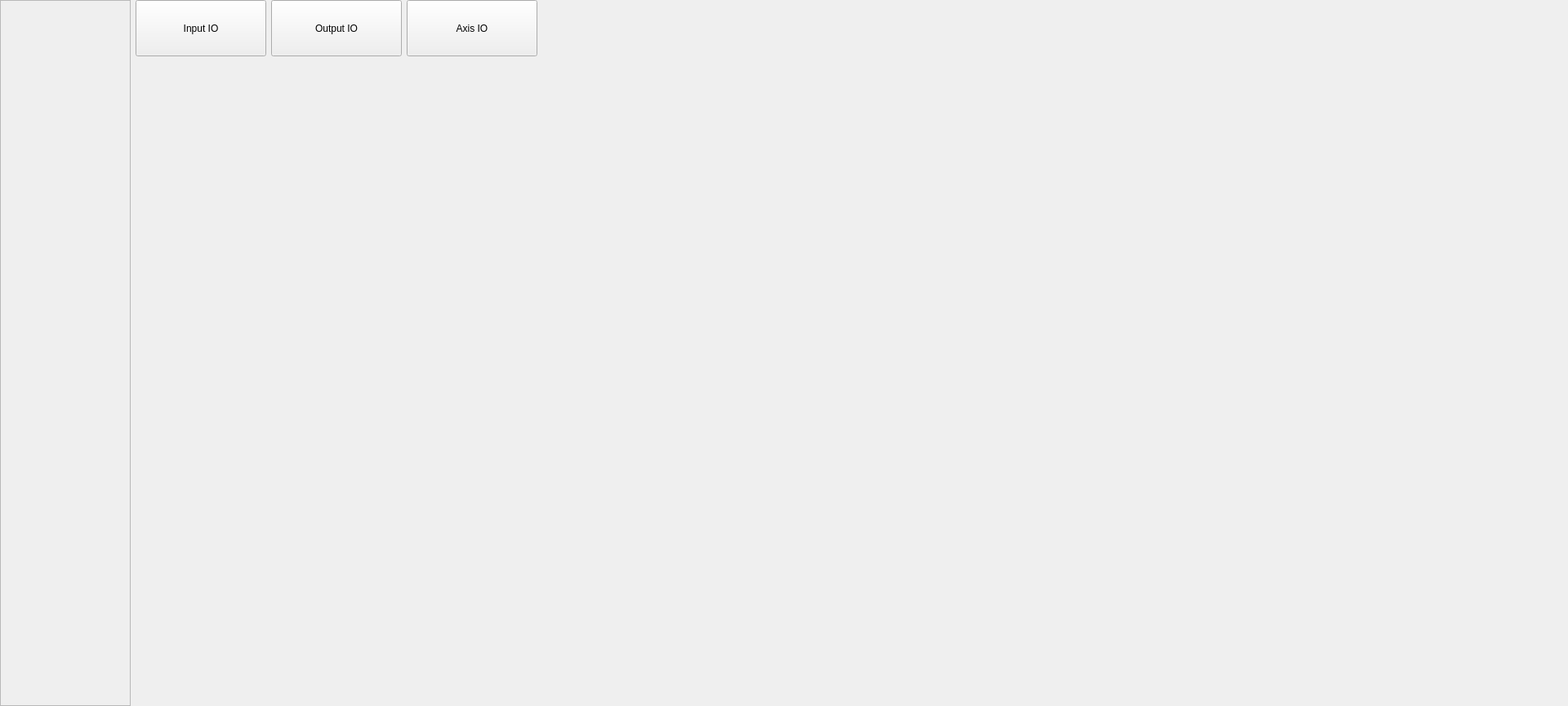
<?xml version="1.0" encoding="UTF-8"?>
<ui version="4.0">
 <class>IoSettingviewClass</class>
 <widget class="QWidget" name="IoSettingviewClass">
  <property name="geometry">
   <rect>
    <x>0</x>
    <y>0</y>
    <width>1920</width>
    <height>865</height>
   </rect>
  </property>
  <property name="minimumSize">
   <size>
    <width>0</width>
    <height>0</height>
   </size>
  </property>
  <property name="maximumSize">
   <size>
    <width>65535</width>
    <height>65535</height>
   </size>
  </property>
  <property name="windowTitle">
   <string>IoSettingview</string>
  </property>
  <layout class="QHBoxLayout" name="horizontalLayout_5">
   <property name="spacing">
    <number>6</number>
   </property>
   <property name="leftMargin">
    <number>0</number>
   </property>
   <property name="topMargin">
    <number>0</number>
   </property>
   <property name="rightMargin">
    <number>0</number>
   </property>
   <property name="bottomMargin">
    <number>0</number>
   </property>
   <item>
    <widget class="QFrame" name="frame">
     <property name="minimumSize">
      <size>
       <width>160</width>
       <height>0</height>
      </size>
     </property>
     <property name="maximumSize">
      <size>
       <width>160</width>
       <height>65535</height>
      </size>
     </property>
     <property name="frameShape">
      <enum>QFrame::Shape::StyledPanel</enum>
     </property>
     <property name="frameShadow">
      <enum>QFrame::Shadow::Raised</enum>
     </property>
     <layout class="QVBoxLayout" name="verticalLayout_2">
      <property name="spacing">
       <number>0</number>
      </property>
      <property name="leftMargin">
       <number>0</number>
      </property>
      <property name="topMargin">
       <number>0</number>
      </property>
      <property name="rightMargin">
       <number>0</number>
      </property>
      <property name="bottomMargin">
       <number>0</number>
      </property>
      <item>
       <layout class="QVBoxLayout" name="module_list_lay">
        <property name="spacing">
         <number>0</number>
        </property>
       </layout>
      </item>
     </layout>
    </widget>
   </item>
   <item>
    <layout class="QVBoxLayout" name="verticalLayout_8">
     <property name="spacing">
      <number>6</number>
     </property>
     <property name="leftMargin">
      <number>0</number>
     </property>
     <property name="topMargin">
      <number>0</number>
     </property>
     <property name="rightMargin">
      <number>0</number>
     </property>
     <property name="bottomMargin">
      <number>0</number>
     </property>
     <item>
      <layout class="QHBoxLayout" name="tab_button_layout" stretch="0,0,0,1">
       <property name="spacing">
        <number>6</number>
       </property>
       <item>
        <widget class="PsButton" name="input_io_tab_btn">
         <property name="minimumSize">
          <size>
           <width>160</width>
           <height>69</height>
          </size>
         </property>
         <property name="maximumSize">
          <size>
           <width>160</width>
           <height>69</height>
          </size>
         </property>
         <property name="text">
          <string>Input IO</string>
         </property>
        </widget>
       </item>
       <item>
        <widget class="PsButton" name="output_io_tab_btn">
         <property name="minimumSize">
          <size>
           <width>160</width>
           <height>69</height>
          </size>
         </property>
         <property name="maximumSize">
          <size>
           <width>160</width>
           <height>69</height>
          </size>
         </property>
         <property name="text">
          <string>Output IO</string>
         </property>
        </widget>
       </item>
       <item>
        <widget class="PsButton" name="axis_io_tab_btn">
         <property name="minimumSize">
          <size>
           <width>160</width>
           <height>69</height>
          </size>
         </property>
         <property name="maximumSize">
          <size>
           <width>160</width>
           <height>69</height>
          </size>
         </property>
         <property name="text">
          <string>Axis IO</string>
         </property>
        </widget>
       </item>
       <item>
        <spacer name="horizontalSpacer_tab_buttons">
         <property name="orientation">
          <enum>Qt::Orientation::Horizontal</enum>
         </property>
         <property name="sizeHint" stdset="0">
          <size>
           <width>40</width>
           <height>20</height>
          </size>
         </property>
        </spacer>
       </item>
      </layout>
     </item>
     <item>
      <widget class="QStackedWidget" name="stackedWidget">
       <property name="currentIndex">
        <number>0</number>
       </property>
       <widget class="QWidget" name="tab">
        <layout class="QVBoxLayout" name="verticalLayout">
         <property name="spacing">
          <number>0</number>
         </property>
         <property name="leftMargin">
          <number>0</number>
         </property>
         <property name="topMargin">
          <number>0</number>
         </property>
         <property name="rightMargin">
          <number>0</number>
         </property>
         <property name="bottomMargin">
          <number>0</number>
         </property>
         <item>
          <layout class="QVBoxLayout" name="verticalLayout_3" stretch="0,1">
           <item>
            <layout class="QHBoxLayout" name="horizontalLayout" stretch="0,1">
             <item>
              <widget class="QWidget" name="io_input" native="true">
               <property name="minimumSize">
                <size>
                 <width>50</width>
                 <height>50</height>
                </size>
               </property>
              </widget>
             </item>
             <item>
              <spacer name="horizontalSpacer_2">
               <property name="orientation">
                <enum>Qt::Orientation::Horizontal</enum>
               </property>
               <property name="sizeHint" stdset="0">
                <size>
                 <width>40</width>
                 <height>20</height>
                </size>
               </property>
              </spacer>
             </item>
            </layout>
           </item>
           <item>
            <spacer name="verticalSpacer">
             <property name="orientation">
              <enum>Qt::Orientation::Vertical</enum>
             </property>
             <property name="sizeHint" stdset="0">
              <size>
               <width>20</width>
               <height>40</height>
              </size>
             </property>
            </spacer>
           </item>
          </layout>
         </item>
        </layout>
       </widget>
       <widget class="QWidget" name="tab_2">
        <layout class="QVBoxLayout" name="verticalLayout_7">
         <property name="spacing">
          <number>0</number>
         </property>
         <property name="leftMargin">
          <number>0</number>
         </property>
         <property name="topMargin">
          <number>0</number>
         </property>
         <property name="rightMargin">
          <number>0</number>
         </property>
         <property name="bottomMargin">
          <number>0</number>
         </property>
         <item>
          <layout class="QVBoxLayout" name="verticalLayout_4" stretch="0,1">
           <item>
            <layout class="QHBoxLayout" name="horizontalLayout_2" stretch="0,1">
             <item>
              <widget class="QWidget" name="io_output" native="true">
               <property name="minimumSize">
                <size>
                 <width>50</width>
                 <height>50</height>
                </size>
               </property>
              </widget>
             </item>
             <item>
              <spacer name="horizontalSpacer_4">
               <property name="orientation">
                <enum>Qt::Orientation::Horizontal</enum>
               </property>
               <property name="sizeHint" stdset="0">
                <size>
                 <width>40</width>
                 <height>20</height>
                </size>
               </property>
              </spacer>
             </item>
            </layout>
           </item>
           <item>
            <spacer name="verticalSpacer_2">
             <property name="orientation">
              <enum>Qt::Orientation::Vertical</enum>
             </property>
             <property name="sizeHint" stdset="0">
              <size>
               <width>20</width>
               <height>40</height>
              </size>
             </property>
            </spacer>
           </item>
          </layout>
         </item>
        </layout>
       </widget>
       <widget class="QWidget" name="tab_3">
        <layout class="QVBoxLayout" name="verticalLayout_5">
         <property name="spacing">
          <number>0</number>
         </property>
         <property name="leftMargin">
          <number>0</number>
         </property>
         <property name="topMargin">
          <number>0</number>
         </property>
         <property name="rightMargin">
          <number>0</number>
         </property>
         <property name="bottomMargin">
          <number>0</number>
         </property>
         <item>
          <layout class="QVBoxLayout" name="verticalLayout_6" stretch="0,1">
           <item>
            <layout class="QHBoxLayout" name="horizontalLayout_3" stretch="0,1">
             <item>
              <widget class="QWidget" name="io_axis" native="true">
               <property name="minimumSize">
                <size>
                 <width>50</width>
                 <height>50</height>
                </size>
               </property>
              </widget>
             </item>
             <item>
              <spacer name="horizontalSpacer_3">
               <property name="orientation">
                <enum>Qt::Orientation::Horizontal</enum>
               </property>
               <property name="sizeHint" stdset="0">
                <size>
                 <width>40</width>
                 <height>20</height>
                </size>
               </property>
              </spacer>
             </item>
            </layout>
           </item>
           <item>
            <spacer name="verticalSpacer_3">
             <property name="orientation">
              <enum>Qt::Orientation::Vertical</enum>
             </property>
             <property name="sizeHint" stdset="0">
              <size>
               <width>20</width>
               <height>40</height>
              </size>
             </property>
            </spacer>
           </item>
          </layout>
         </item>
        </layout>
       </widget>
      </widget>
     </item>
    </layout>
   </item>
  </layout>
 </widget>
 <layoutdefault spacing="6" margin="11"/>
 <customwidgets>
  <customwidget>
   <class>PsButton</class>
   <extends>QPushButton</extends>
   <header>view/components/ps_button/ps_button.h</header>
  </customwidget>
 </customwidgets>
 <resources>
  <include location="../../../../res/main_res.qrc"/>
 </resources>
 <connections/>
</ui>
